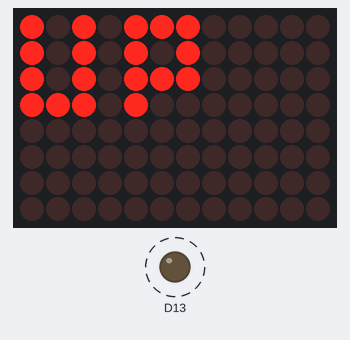
Recording of a sketch running on a simulated Arduino Uno R4 WiFi. Shown: 12×8 LED matrix, output pins drawn as LEDs (lit = HIGH). Dashed ring = blinking.

Above: at 1.06 s.
At 12.93 s:
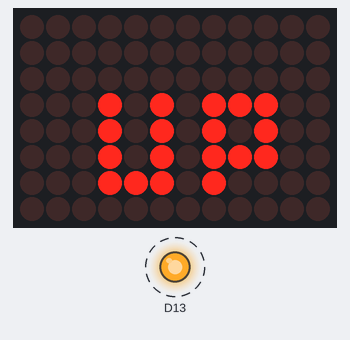
At 23.95 s:
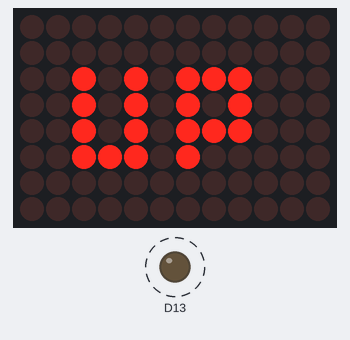
At 30.95 s:
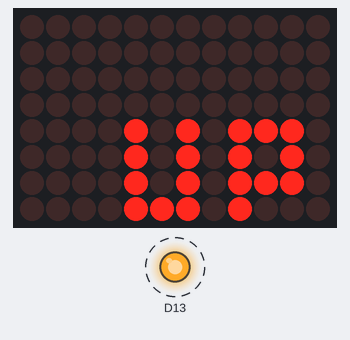
Timing chart, 0 to 40.0 s (numbered marks = the images above):
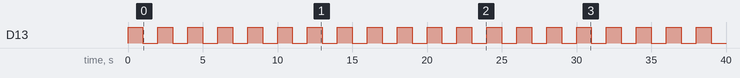

The sketch:

ep5-7.ino
```cpp
#include "Arduino_LED_Matrix.h"
#include "animation.h"
ArduinoLEDMatrix matrix;
void setup() {
  pinMode(13, OUTPUT);
  matrix.loadSequence(animation);
  matrix.begin();
  matrix.play(true);
}

void loop() {
  int d_time = 1000;
  digitalWrite(13, 1);
  delay(d_time);
  digitalWrite(13, 0);
  delay(d_time);

}

/*use animation.h
const uint32_t animation[][4] = {
	{
		0xae0aa0ae,
		0xe800000,
		0x0,
		66
	},
	{
		0x57055,
		0x5707400,
		0x0,
		66
	},
	{
		0x2b,
		0x82a82b83,
		0xa0000000,
		66
	},
	{
		0x0,
		0x15c1541,
		0x5c1d0000,
		66
	},
	{
		0x0,
		0xae0,
		0xaa0ae0e8,
		66
	},
	{
		0x2b,
		0x82a82b83,
		0xa0000000,
		66
	},
	{
		0x57055,
		0x5707400,
		0x0,
		66
	},
	{
		0xae0aa0ae,
		0xe800000,
		0x0,
		66
	}
};*/
```

animation.h
```cpp
//ใส่ในไฟล์ep4-7 และ ep5-7
const uint32_t animation[][4] = {
	{
		0xae0aa0ae,
		0xe800000,
		0x0,
		66
	},
	{
		0x57055,
		0x5707400,
		0x0,
		66
	},
	{
		0x2b,
		0x82a82b83,
		0xa0000000,
		66
	},
	{
		0x0,
		0x15c1541,
		0x5c1d0000,
		66
	},
	{
		0x0,
		0xae0,
		0xaa0ae0e8,
		66
	},
	{
		0x2b,
		0x82a82b83,
		0xa0000000,
		66
	},
	{
		0x57055,
		0x5707400,
		0x0,
		66
	},
	{
		0xae0aa0ae,
		0xe800000,
		0x0,
		66
	}
};
```

Measured:
- by itself, D13: alternates HIGH for 1.0 s and LOW for 1.0 s
